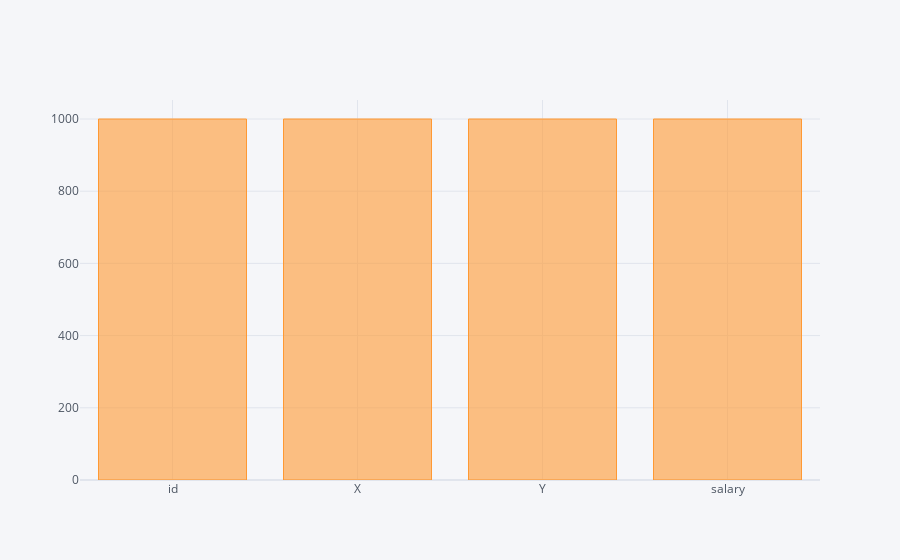

Notebook cell for this chart:
### Code cell
df.count().iplot(kind='bar')

### Figure 1 — Plotly figure (JSON) as saved in the notebook; plotly's stock layout.template omitted (floating-point values rounded to 4 significant figures)
{"data": [{"marker": {"color": "rgba(255, 153, 51, 0.6)", "line": {"color": "rgba(255, 153, 51, 1.0)", "width": 1}}, "name": "None", "orientation": "v", "text": "", "type": "bar", "x": ["id", "X", "Y", "salary"], "y": [1000, 1000, 1000, 1000]}], "layout": {"legend": {"bgcolor": "#F5F6F9", "font": {"color": "#4D5663"}}, "paper_bgcolor": "#F5F6F9", "plot_bgcolor": "#F5F6F9", "title": {"font": {"color": "#4D5663"}}, "xaxis": {"gridcolor": "#E1E5ED", "showgrid": true, "tickfont": {"color": "#4D5663"}, "title": {"font": {"color": "#4D5663"}, "text": ""}, "zerolinecolor": "#E1E5ED"}, "yaxis": {"gridcolor": "#E1E5ED", "showgrid": true, "tickfont": {"color": "#4D5663"}, "title": {"font": {"color": "#4D5663"}, "text": ""}, "zerolinecolor": "#E1E5ED"}}}
